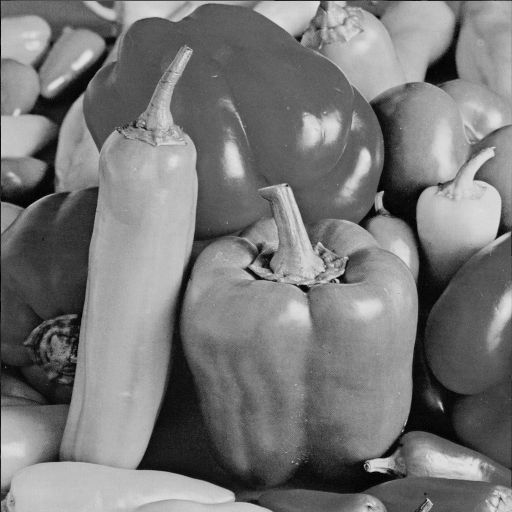
#> input picture scripts_pratica1/peppers-grey.bmp, 512 x 512 px
$ python exemplo_filtragem2D.py
#> lines starting #> are read from the running program, lines starting #| are printed output that depends on the picture
# -*- coding: utf-8 -*-
"""
Example of 2D image filtering in the spatial domain (convolutions) and
in the frequency domain (using the Fourier Transform)
"""


import cv2
import numpy as np
from numpy.fft import fft2, ifft2
from scipy.signal import convolve2d
import time

if __name__ == '__main__':


	tipo = 'Lap' # filter type: 'LP' for average, anything else for Laplacian

	#
	# Filter size (ideally an odd number), only used for avrage filtering
	#
	N = 15

	#
	#  Read image, convert to gray and resize
	#
	print('Example of image filtering using either average filter or Laplacian')
	print('Filter size: %d x %d' % (N,N))
	x = cv2.cvtColor(cv2.imread('peppers-grey.bmp'),cv2.COLOR_BGR2GRAY)
#> x: shape (512, 512); min 0, max 228, mean 120.2
	x = cv2.resize(x, (256, 256))
#> x: shape (256, 256)

	#
	#  Define filter (average) or Laplacian
	#
	if tipo == 'LP':
		w = np.ones((N,N))/N**2
	else:
		w = np.ones((3,3))
		w[1,1] = -8

	#
	#  Direct filter (convolution) - runs 100 times to estimate running time
	#
	t0 = time.time()
	for i in range(100):
		yc = convolve2d(x, w)
#> this loop made 100 passes
#> pass 1, `yc = convolve2d(x, w)`:
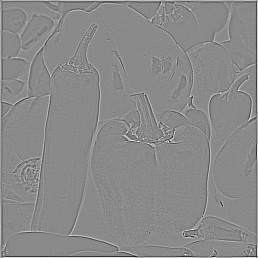
#> yc: shape (258, 258) float64; min -921, max 775, mean 0; drawn with min black and max white
	etime = (time.time() - t0)/100
	print('Time for convolutions: %1.4f s'%etime)

	#
	#  Filter in frequency domain - again run 100 times to estimate running time
	#

	t0 = time.time()
	for i in range(100):


		#
		#  Build padded versions of image and maks
		#

		sx = x.shape
		sw = w.shape
		spad = (sx[0]+sw[0]-1, sx[1]+sw[1]-1)

		xe = np.zeros(spad)
		we = np.zeros(spad)

		xe[:sx[0],:sx[1]]=x
		we[:sw[0],:sw[1]]=w

		#
		#  Compute 2D FFTs
		#

		Xe = fft2(xe)
		We = fft2(we)

		#
		#  Direct product in the frequency domain
		#

		WX = Xe*We

		#
		#  filtered signal through the inverse 2D FFT
		#
		y = np.abs(ifft2(WX))
#> this loop made 100 passes
#> pass 1, `y = np.abs(ifft2(WX))`:
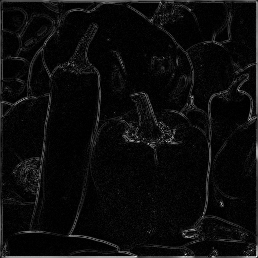
#> y: shape (258, 258) float64; min 8.82e-15, max 921, mean 43.7; drawn with min black and max white
#> after the loop:
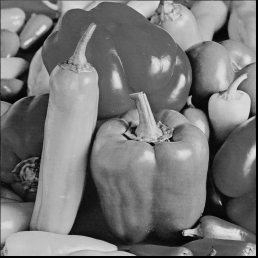
#> xe: shape (258, 258) float64; min 0, max 226, mean 118.5
	etime = (time.time() - t0)/100
	print('Time for FFTs: %1.4f s'%etime)

	#
	#  Shows images
	#
	cv2.imshow('Original Image', x)
	cv2.imshow('FFT of the image (log)', np.fft.fftshift(np.log(abs(Xe)+1e-10)/np.log(np.max(np.abs(Xe)))))
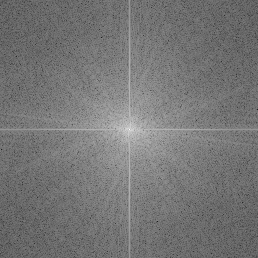
#> window 'FFT of the image (log)': shape (258, 258) float64; min 0.109, max 1, mean 0.463
	cv2.imshow('FFT of the filter', np.fft.fftshift(abs(We)/np.max(np.abs(We))))
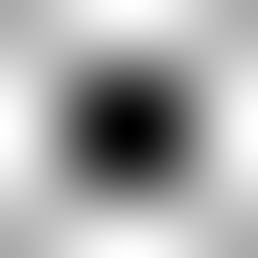
#> window 'FFT of the filter': shape (258, 258) float64; min 0, max 1, mean 0.667
	cv2.imshow('FFT of the product (log)', np.fft.fftshift(np.log(abs(WX)+1e-10)/np.log(np.max(np.abs(WX)))))
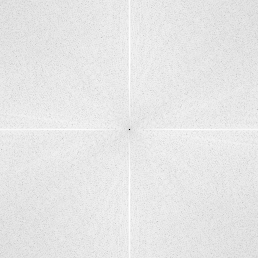
#> window 'FFT of the product (log)': shape (258, 258) float64; min -1.81, max 1, mean 0.733; drawn with min black and max white
	cv2.imshow('Filtered image using FFT', y/255)
	cv2.imshow('Filtered image using convolution', yc/255)
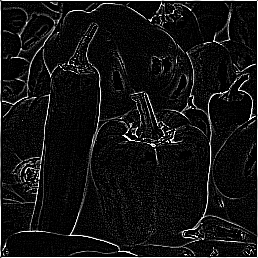
#> window 'Filtered image using convoluti': shape (258, 258); min 0, max 255, mean 19.7

	cv2.waitKey()
	cv2.destroyAllWindows()
